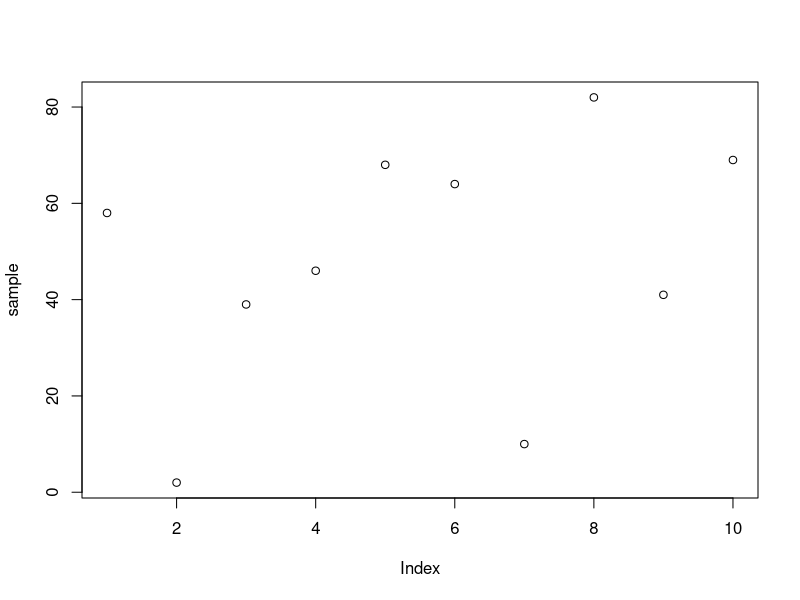
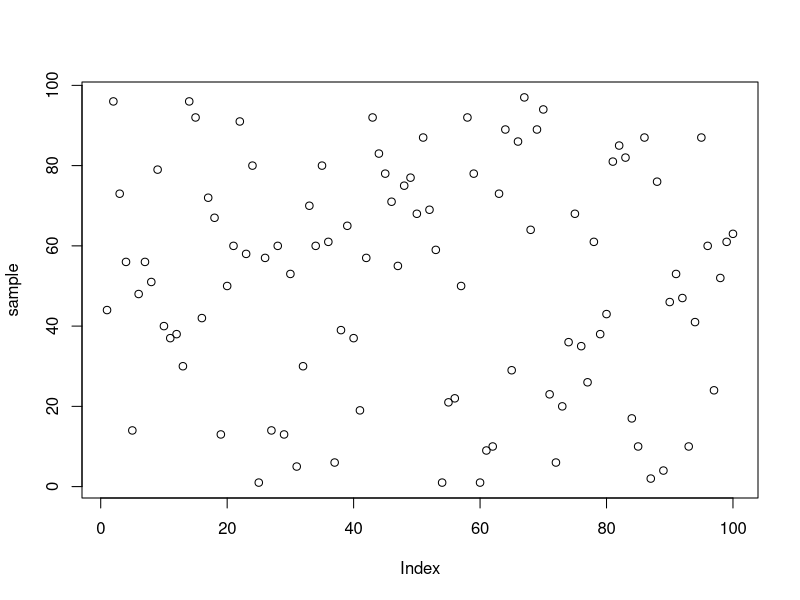
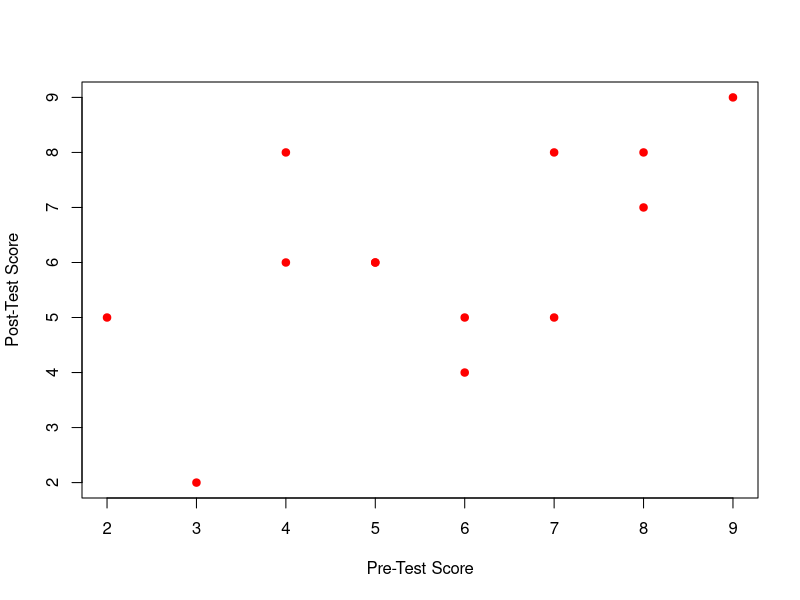

The R source for these figures, in order:
## ---- chunk 1
knitr::opts_chunk$set(echo = TRUE)
## ---- chunk 2
# Create a dataframe of participants and their age

ages = data.frame(Participants = c(1, 2, 3, 4, 5, 6, 7, 8, 9, 10, 11, 12, 13, 14, 15),
                  Participant_Age = c(28, 23, 28, 30, 24, 30, 20, 25, 29, 24, 24, 24, 20, 28, 29))

ages
## ---- chunk 3
# Create a function to find the mode of a set of data
getMode = function(v) {
  uniq = unique(v)
  uniq[which.max(tabulate(match(v, uniq)))]
}
## ---- chunk 4
# Find the mean of ages in the sample
mean = mean(ages$Participant_Age)
sprintf("The mean age in this sample is: %s", mean)

# Find the median of ages in the sample
median = median(ages$Participant_Age)
sprintf("The median age in this sample is: %s", median)

# Find the mode of ages in the sample
mode = getMode(ages$Participant_Age)
sprintf("The mode age in this sample is: %s", mode)
## ---- chunk 5
# Create a sample following the parameters 
sample = sample(1:100, 10, replace=TRUE)
sample
## ---- chunk 6
# Find the mean of the sample
mean = mean(sample)
sprintf("The mean in this sample is: %s", mean)

# Find the median of the sample
median = median(sample)
sprintf("The median in this sample is: %s", median)
## ---- chunk 7
# Compute the standard deviation of the sample
sd = sd(sample)
sprintf("The standard deviation of this sample is: %s", sd)
## ---- chunk 8
# Create a scatter plot of the sample values
plot(sample)
## ---- chunk 9
# Create a sample following the parameters 
sample = sample(1:100, 100, replace=TRUE)
sample
## ---- chunk 10
# Find the mean of the sample
mean = mean(sample)
sprintf("The mean in this sample is: %s", mean)

# Find the median of the sample
median = median(sample)
sprintf("The median in this sample is: %s", median)

# Compute the standard deviation of the sample
sd = sd(sample)
sprintf("The standard deviation of this sample is: %s", sd)
## ---- chunk 11
# Create a scatter plot of the sample values
plot(sample)
## ---- chunk 12
# Create a dataframe of Candy_Absent group

candy_absent = data.frame(Participant = c(1, 2, 3, 4, 5, 6, 7, 8, 9, 10, 11, 12, 13, 14, 15),
                  Reaction_Time = c(501, 536, 659, 317, 530, 523, 381, 573, 535, 509, 604, 704, 370, 440, 404))

candy_absent
## ---- chunk 13
# Create a dataframe of Candy_Present group

candy_present = data.frame(Participant = c(16, 17, 18, 19, 20, 21, 22, 23, 24, 25, 26, 27, 28, 29, 30),
                  Reaction_Time = c(690, 691, 510, 586, 675, 470,  533, 693, 440, 614, 475, 374, 500, 478, 664))

candy_present
## ---- chunk 14
# Find the mean of reaction times in the Candy Absent group
mean = mean(candy_absent$Reaction_Time)
sprintf("The mean reaction time in the Candy-Absent group is: %s", mean)

# Find the median of reaction time in the Candy Absent group
median = median(candy_absent$Reaction_Time)
sprintf("The median reaction time in the Candy-Absent group: %s", median)

# Find the mean of reaction times in the Candy Present group
mean = mean(candy_present$Reaction_Time)
sprintf("The mean reaction time in the Candy-Present group is: %s", mean)

# Find the median of reaction time in the Candy Present group
median = median(candy_present$Reaction_Time)
sprintf("The median reaction time in the Candy-Present group: %s", median)
## ---- chunk 15
# Find the index of the max reaction time in the Candy Absent group
max_time = which.max(candy_absent$Reaction_Time)

# Create a copy of the candy_absent data frame and change the value of the highest score 
candy_absent_copy = cbind(candy_absent)
candy_absent_copy = replace(candy_absent_copy$Reaction_Time, candy_absent_copy$Participant == max_time, (candy_absent_copy$Reaction_Time[candy_absent_copy$Participant == max_time]*10))

# Find the mean of reaction times in the altered Candy Absent group
mean = mean(candy_absent_copy)
sprintf("The mean reaction time in the altered Candy-Absent group is: %s", mean)

# Find the median of reaction time in the altered Candy Absent group
median = median(candy_absent_copy)
sprintf("The median reaction time in the altered Candy-Absent group: %s", median)
## ---- chunk 16
# Find the index of the max reaction time in the Candy Present group
max_time = which.max(candy_present$Reaction_Time)
max_time = candy_present$Participant[[max_time]]

# Create a copy of the candy_present data frame and change the value of the highest score 
candy_present_copy = cbind(candy_present)
candy_present_copy = replace(candy_present_copy$Reaction_Time, candy_present_copy$Participant == max_time, (candy_present_copy$Reaction_Time[candy_present_copy$Participant == max_time]*0.1))

# Find the mean of reaction times in the altered Candy Present group
mean = mean(candy_present_copy)
sprintf("The mean reaction time in the altered Candy-Present group is: %s", mean)

# Find the median of reaction time in the altered Candy Present group
median = median(candy_present_copy)
sprintf("The median reaction time in the altered Candy-Present group: %s", median)
## ---- chunk 17
# Create a dataframe of scores

scores = data.frame(Participant = c(1, 2, 3, 4, 5, 6, 7, 8, 9, 10, 11, 12, 13),
                  Pre_Test = c(4, 5, 6, 7, 4, 7, 5, 9, 6, 8, 2, 8, 3),
                  Post_Test = c(6, 6, 5, 8, 8, 5, 6, 9, 4, 8, 5, 7, 2))

scores
## ---- chunk 18
# Plot Pre-Test & Post-Test 
plot(scores$Pre_Test, scores$Post_Test, pch=19, col="red", xlab = "Pre-Test Score", ylab = "Post-Test Score")
## ---- chunk 19
# Find the correlation between participants’ pre- and post-test scores
corr = cor(scores$Pre_Test, scores$Post_Test)
sprintf("The correlation between participants' pre- and post-test scores is: %s", corr)
